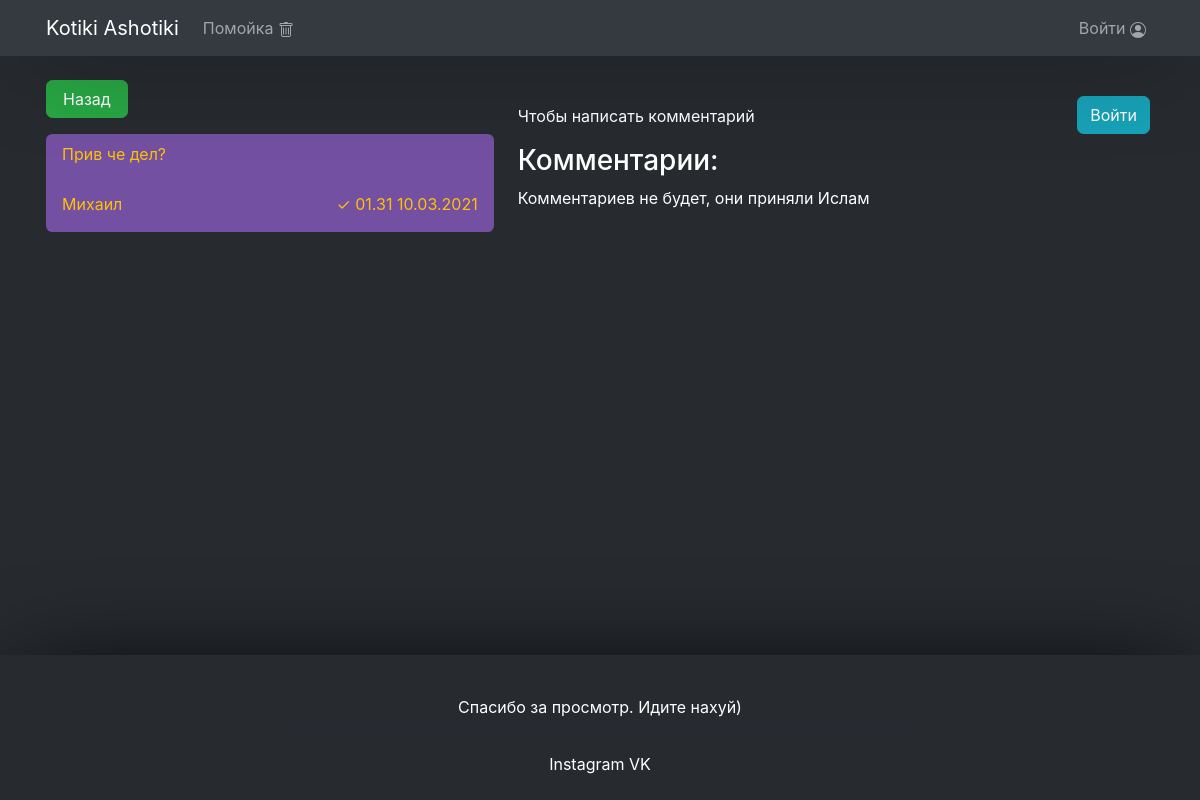
Screenshot of /msg/194 with the database file from the repository.
### msg/models.py (models this page shows, shortened)
class Message(models.Model):
    user = models.CharField('Пользователь', max_length=120)
    text = models.CharField('Текст', max_length=10000)
    date = models.DateTimeField(auto_now_add=True)
    picture = models.CharField('Изображение', blank=True, null=True, max_length=100, default='none')
    picture_file = models.ImageField('Пикча', upload_to='msg', blank=True, max_length=200, default='none')
    BG_COLOR_CHOICE = [
        ('bg-dark', 'Темный фон'),
        ('bg-light', 'Светлый фон'),
        ('bg-primary','Фиолетовый фон'),
        ('bg-success', 'Зеленый фон'),
        ('bg-danger', 'Красный фон'),
        ('bg-warning', 'Желтый фон'),
        ('bg-info', 'Голубой фон')]
    card_bg_color_choice = models.CharField('Цвет фона', max_length=100, choices=BG_COLOR_CHOICE, default='bg-dark')
    FONT_COLOR_CHOICE = [
        ('text-white', 'Белый текст'),
        ('text-dark', 'Темный текст'),
        ('text-primary', 'Фиолетовый текст'),
        ('text-secondary', 'Серый текст'),
        ('text-warning', 'Желтый текст'),
        ('text-danger', 'Красный текст'),
        ('text-success', 'Зеленый цвет'),
        ('text-info', 'Голубой цвет')]
    card_font_color_choice = models.CharField('Цвет текста', max_length=100, choices=FONT_COLOR_CHOICE, default='text-white')
    PINNED_NEWS = [('False','no'), ('True','Pined'), ('None','Hide')]
    top = models.CharField('Pine', blank=True, null=True, max_length=100, choices=PINNED_NEWS, default='False')
    admin_news = models.BooleanField('✓', default='False')
    class Meta():
        verbose_name = 'Новость'
        verbose_name_plural = 'Новости'

### msg/views.py (the view, shortened to what this page needs)
# urls.py: path('<int:id>', views.msg_id, name="msg_id"),
def msg_id(request, id):
    message = Message.objects.filter(id=id).all()
    comments = Comment.objects.filter(new=id).all()
    form = CommentForm()
    data = {
        'message': message,
        'comments': comments,
        'form': form,
    }
    return render(request, 'msg/msg_id.html', data)

### msg/templates/msg/msg_id.html (shortened to what this page needs)
{% extends 'wrapper.html' %}
{% block static %}
  <link rel="stylesheet" href="/static/msg/css/msg.css">
{% endblock %}
{% block content %}
<div class="row">
{% for msg in message %}
	<div class="{%if msg.picture_file != 'none' or msg.picture != 'none' %}
              col-lg-7{%else%}col-lg-5{%endif%}">
    <a class="btn btn-success rounded mb-md-4 mb-lg-3
              pl-md-4 pr-md-4 pl-lg-3 pr-lg-3"
       href="/msg/#msg{{msg.id}}">
      Назад
    </a>
      <div id="msg_id"
           class="card {{ msg.card_bg_color_choice }} mb-4 p-0 rounded
                                {{ msg.card_font_color_choice }} border-0">
        <div class="card_header pt-lg-2 pb-lg-2 p-md-3">
          {{ msg.text|safe|linebreaks }}
        </div>
        <div class="card-body">
          <span class="card-text float-right">
            {% if msg.admin_news == True %} ✓ {% endif %}
            {{ msg.date|date:'H.i  d.m.Y' }}
          </span>
          <span class="">
            {{ msg.user }}
          </span>
        </div>
      </div>
	</div>
  <div class="{%if msg.picture_file != 'none' or msg.picture != 'none'%}
              col-lg-5{%else%}col-lg-7{%endif%}">
    <div class="mt-3">
      {% if user.is_authenticated %}
        <form method="post"
              enctype="multipart/form-data">
          {% csrf_token %}
          {{ form.text }}
          <div class="row justify-content-md-end ml-1 mr-1">
            <button class="col-md-4 col-lg-3 btn btn-success rounded"
                    type="submit">
              Отправить
            </button>
          </div>
        </form>
      {% else %}
        <div class="row justify-content-between mr-1">
          <div class="col-9 pr-0">
            <p class="mt-2">Чтобы написать комментарий</p>
          </div>
          <div class="col-2 pl-0 pr-0 text-right">
            <a class="btn btn-info rounded"
               href="{% url 'login' %}">
              Войти
            </a>
          </div>
        </div>
      {% endif %}
    </div>
    <div id="comments">
      <h3>Комментарии:
      </h3>
      {% if comments %}
        {% for m in comments %}
          <div class="mt-md-4 mt-lg-3 p-2 bg-dark text-white rounded">
            <p class="ml-md-3 ml-lg-1 mt-md-2 mt-lg-1 mb-md-2 mb-lg-0">
              {{ m.text|safe }}
            </p>
            <hr class="m-lg-2">
            <div class="row">
              <div class="col-6">
                <p class="ml-md-3 ml-lg-1 mb-0 pr-1">
                  {{ m.user.first_name }}
                </p>
              </div>
              <div class="col-6">
                <p class="mr-md-3 mr-lg-1 mb-md-2 mb-lg-0 text-right">
                  {{ m.date|date:'H.i d.m.Y' }}
                </p>
              </div>
            </div>
          </div>
        {% endfor %}
        <br>
      {% else %}
        <p>Комментариев не будет, они приняли Ислам</p>
      {% endif %}
    </div>
  </div>
{% endfor %}
</div>
{% endblock %}

### main/static/css/general.css (style rules this page uses)
html, body { height: 100%; background: #272b30; color: white; font-family: -apple-system, sans-serif; }
body { display: flex; flex-direction: column; }
a { text-decoration: none; }
.rounded { border-radius: 0.4rem!important; }

### msg/static/msg/css/msg.css (style rules this page uses)
.bg-primary { background-color: #7350a1!important; }
#msg_id { text-decoration-line: none; }
#msg_id .card_header p { margin-bottom: 2px; }

### rows the page displays
Message: text "Прив че дел?", date "01.31 10.03.2021", user "Михаил"
